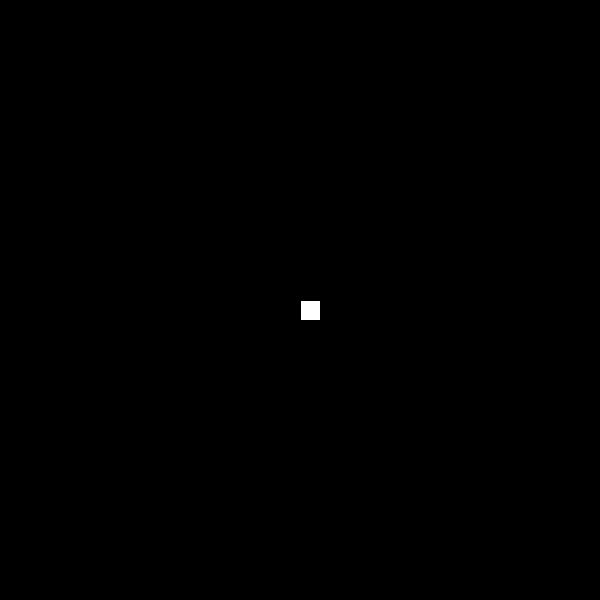
Frame 1 (no input)
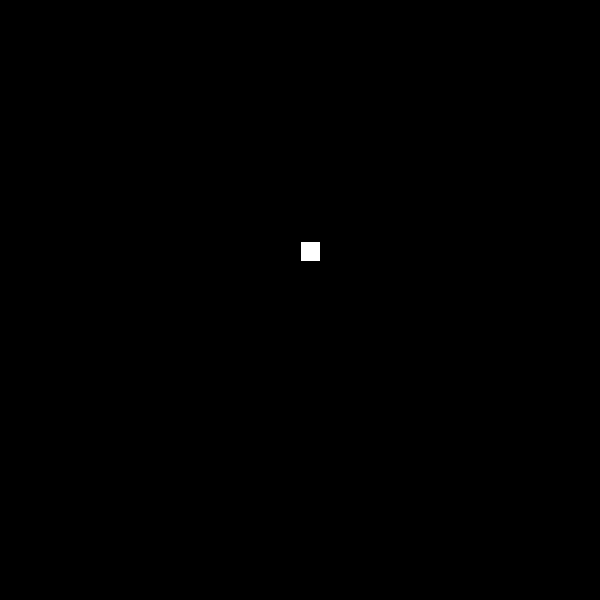
Frame 60 (the mouse pressed at the canvas centre just before this capture)
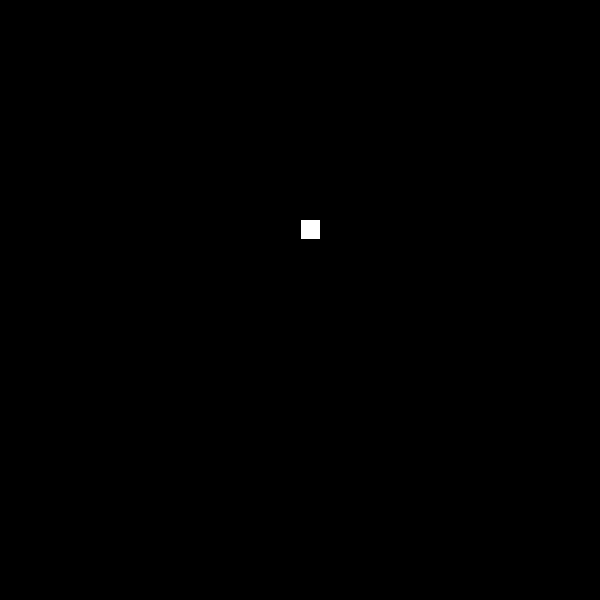
Frame 120 (the mouse held since frame 60 and released just before this capture)

The Processing sketch that drew these frames (run headless with seeded random() and noise(); from frame 60 on, the mouse is pressed at the canvas centre):

// Processing sketch: processing_80462
// ── processing_80462.pde

int x; //coordinates for x
int y; //coordinate for y
boolean maxormin = false; //boolean that determines if it's hit a max or min
void setup () {
  size (600, 600); //size of window
  x = width/2; //x starts out in the middle
  y = height/2; //y starts out in the middle
}

void draw () {
  
  background (0); //draws black background
  rect (x, y, 20, 20); //rect drivven on x and y ars
  
  if (y <= 200) { //if it reaches 200, you've hit the min value
    maxormin = true;
  }
  if (y >= 400) { //if it reaches 400, you'e hit the max value
    maxormin = false;
  }
  
  if (maxormin == true) { //if you've hit the min, increase your value
    y ++;
  }
  if (maxormin == false) { //if you've hit the max, decremet your value
    y --;
  }
  
}
